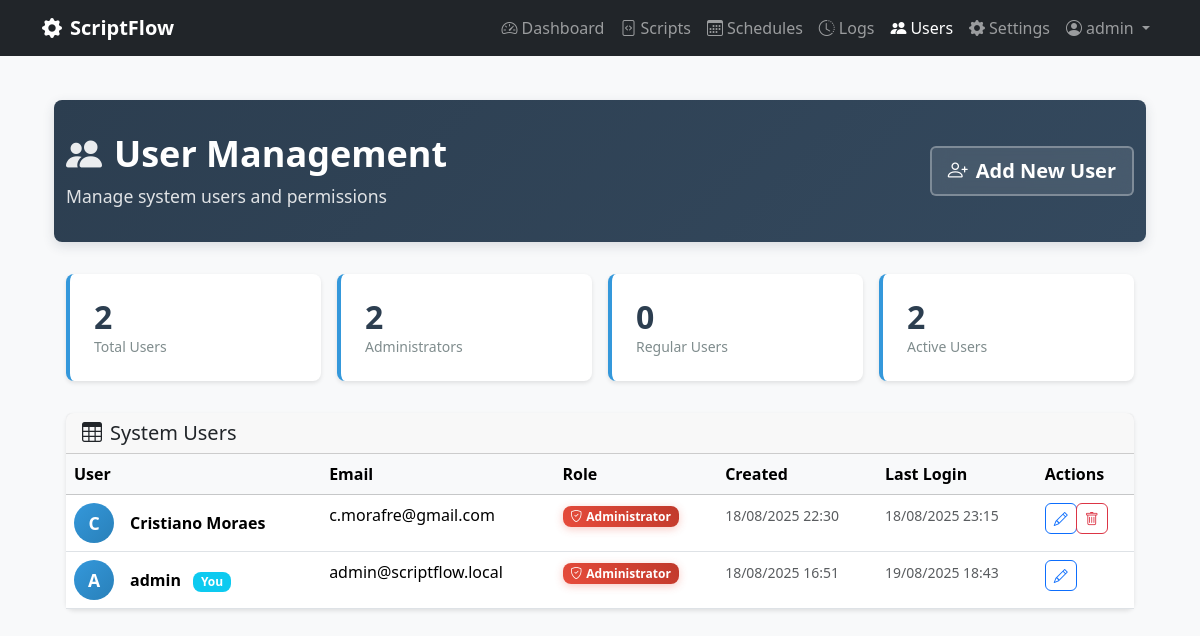
/admin/users (signed in), run on an earlier commit of the app's database.
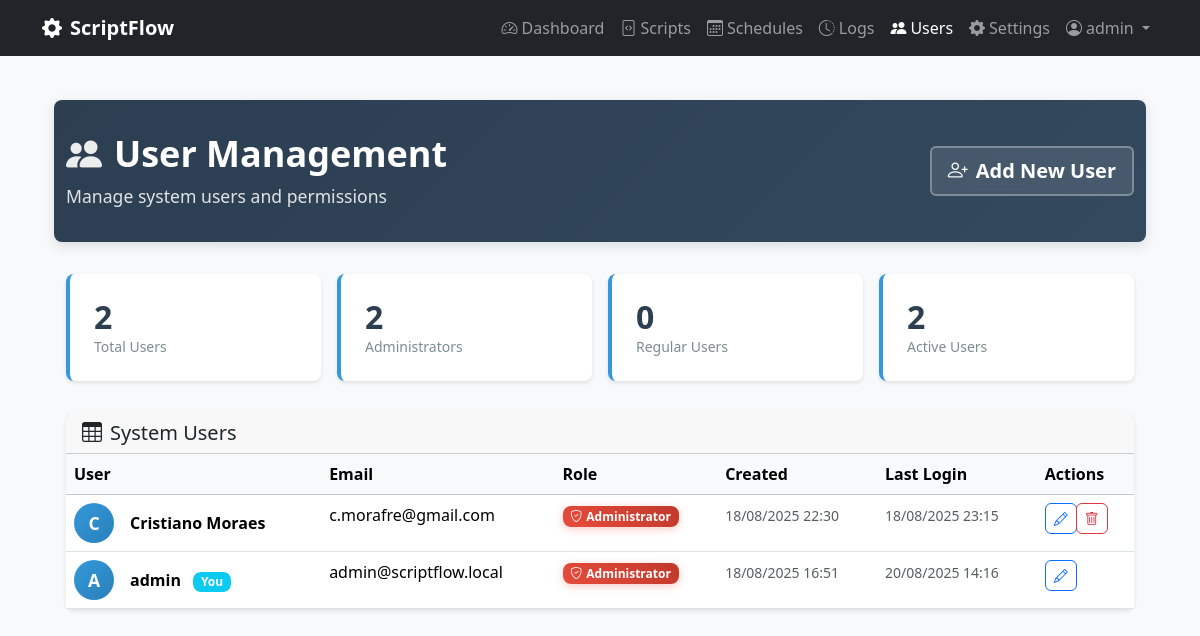
And on a later commit of the database.
### scriptflow.py (models this page shows, shortened)
class User(UserMixin, db.Model):
    __tablename__ = 'users'
    id = db.Column(db.Integer, primary_key=True)
    username = db.Column(db.String(80), unique=True, nullable=False)
    email = db.Column(db.String(120), unique=True, nullable=False)
    password_hash = db.Column(db.String(255), nullable=False)
    is_admin = db.Column(db.Boolean, default=False, nullable=False)
    can_view_all_data = db.Column(db.Boolean, default=False, nullable=False)
    created_at = db.Column(db.DateTime, default=datetime.now)
    last_login = db.Column(db.DateTime)

### scriptflow.py (the view)
@app.route('/admin/users')
@login_required
@admin_required
def manage_users():
    users = User.query.order_by(User.created_at.desc()).all()
    return render_template('admin/users.html', users=users)

### scriptflow.py (called while the page is built)
@login_manager.user_loader
def load_user(user_id):
    return db.session.get(User, int(user_id))

def admin_required(f):
    @wraps(f)
    def decorated_function(*args, **kwargs):
        if not current_user.is_authenticated or not current_user.is_admin:
            abort(403)  # Forbidden
        return f(*args, **kwargs)
    return decorated_function

### templates/admin/users.html (shortened to what the changed rows need)
{% extends "base.html" %}
{% block content %}
<div class="container-fluid">
    <div class="page-header">
        <div class="container">
            <div class="row align-items-center">
                <div class="col">
                    <h1>
                        <i class="bi bi-people-fill"></i>User Management
                    </h1>
                </div>
            </div>
        </div>
    </div>
    <div class="container">
        <div class="card">
            <div class="card-body p-0">
                {% if users %}
                <div class="table-responsive">
                    <table class="table table-hover mb-0">
                        <thead class="table-light">
                            <tr>
                                <th>User</th>
                                <th>Email</th>
                                <th>Role</th>
                                <th>Created</th>
                                <th>Last Login</th>
                                <th>Actions</th>
                            </tr>
                        </thead>
                        <tbody>
                            {% for user in users %}
                            <tr>
                                <td>
                                    <div class="d-flex align-items-center">
                                        <div class="user-avatar me-3">
                                            {{ user.username[0].upper() }}
                                        </div>
                                        <div>
                                            <strong>{{ user.username }}</strong>
                                            {% if user.id == current_user.id %}
                                            <span class="badge bg-info ms-2">You</span>
                                            {% endif %}
                                        </div>
                                    </div>
                                </td>
                                <td>{{ user.email }}</td>
                                <td>
                                    {% if user.is_admin %}
                                    <span class="badge admin-badge">
                                        <i class="bi bi-shield-check me-1"></i>Administrator
                                    </span>
                                    {% else %}
                                    <span class="badge user-badge">
                                        <i class="bi bi-person me-1"></i>User
                                    </span>
                                    {% endif %}
                                </td>
                                <td>
                                    <small class="text-muted">
                                        {{ user.created_at.strftime('%d/%m/%Y %H:%M') if user.created_at else 'N/A' }}
                                    </small>
                                </td>
                                <td>
                                    {% if user.last_login %}
                                    <small class="text-muted">
                                        {{ user.last_login.strftime('%d/%m/%Y %H:%M') }}
                                    </small>
                                    {% else %}
                                    <span class="text-muted">Never</span>
                                    {% endif %}
                                </td>
                                <td>
                                    <div class="btn-group btn-group-sm">
                                        <a href="{{ url_for('edit_user', user_id=user.id) }}"
                                           class="btn btn-outline-primary" title="Edit User">
                                            <i class="bi bi-pencil"></i>
                                        </a>
                                    </div>
                                </td>
                            </tr>
                            {% endfor %}
                        </tbody>
                    </table>
                </div>
                {% endif %}
            </div>
        </div>
    </div>
</div>
{% endblock %}

### templates/base.html (shortened to what this page needs)
<!DOCTYPE html>
<html lang="en">
<head>
    <link href="https://cdn.jsdelivr.net/npm/bootstrap@5.3.2/dist/css/bootstrap.min.css" rel="stylesheet">
    <link href="https://cdn.jsdelivr.net/npm/bootstrap-icons@1.11.0/font/bootstrap-icons.css" rel="stylesheet">
    <link href="{{ url_for('static', filename='css/app.css') }}" rel="stylesheet">
</head>
<body{% block body_class %}{% endblock %}>
    <nav class="navbar navbar-expand-lg navbar-dark bg-dark fixed-top">
        <div class="container">
            <a class="navbar-brand" href="{{ url_for('dashboard') }}">
                <i class="bi bi-gear-fill me-2"></i>ScriptFlow
            </a>
            <div class="navbar-nav ms-auto">
                <a class="nav-link{% if request.endpoint == 'dashboard' %} active{% endif %}" href="{{ url_for('dashboard') }}">
                    <i class="bi bi-speedometer2 me-1"></i>Dashboard
                </a>
                <a class="nav-link{% if request.endpoint in ['scripts', 'upload_script', 'edit_script', 'view_script'] %} active{% endif %}" href="{{ url_for('scripts') }}">
                    <i class="bi bi-file-code me-1"></i>Scripts
                </a>
                <a class="nav-link{% if request.endpoint in ['schedules', 'create_schedule', 'edit_schedule'] %} active{% endif %}" href="{{ url_for('schedules') }}">
                    <i class="bi bi-calendar3 me-1"></i>Schedules
                </a>
                <a class="nav-link{% if request.endpoint in ['logs', 'view_execution'] %} active{% endif %}" href="{{ url_for('logs') }}">
                    <i class="bi bi-clock-history me-1"></i>Logs
                </a>
                {% if current_user.is_admin %}
                <a class="nav-link{% if request.endpoint in ['manage_users', 'create_user', 'edit_user'] %} active{% endif %}" href="{{ url_for('manage_users') }}">
                    <i class="bi bi-people-fill me-1"></i>Users
                </a>
                {% endif %}
                <a class="nav-link{% if request.endpoint in ['settings', 'python_settings', 'terminal'] %} active{% endif %}" href="{{ url_for('settings') }}">
                    <i class="bi bi-gear-fill me-1"></i>Settings
                </a>
                <div class="nav-item dropdown">
                    <a class="nav-link dropdown-toggle" href="#" role="button" data-bs-toggle="dropdown">
                        <i class="bi bi-person-circle me-1"></i>{{ current_user.username }}
                    </a>
                </div>
            </div>
        </div>
    </nav>
    <main class="container mt-4">
        {% block content %}{% endblock %}
    </main>
</body>
</html>

What changed in the data, as far as the page shows it:
changed User "admin": last_login "19/08/2025 18:43" → "20/08/2025 14:16"
